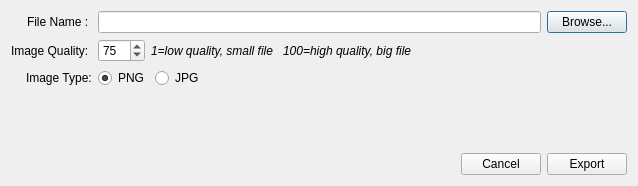
<?xml version="1.0" encoding="UTF-8"?>
<ui version="4.0">
 <class>ExportChartDialog</class>
 <widget class="QDialog" name="ExportChartDialog">
  <property name="geometry">
   <rect>
    <x>0</x>
    <y>0</y>
    <width>638</width>
    <height>186</height>
   </rect>
  </property>
  <property name="windowTitle">
   <string>Exporting Chart</string>
  </property>
  <layout class="QVBoxLayout" name="verticalLayout_2">
   <item>
    <layout class="QFormLayout" name="formLayout">
     <property name="labelAlignment">
      <set>Qt::AlignRight|Qt::AlignTrailing|Qt::AlignVCenter</set>
     </property>
     <item row="0" column="0">
      <widget class="QLabel" name="label">
       <property name="font">
        <font>
         <bold>false</bold>
        </font>
       </property>
       <property name="text">
        <string>File Name : </string>
       </property>
      </widget>
     </item>
     <item row="1" column="0">
      <widget class="QLabel" name="label_2">
       <property name="font">
        <font>
         <bold>false</bold>
        </font>
       </property>
       <property name="text">
        <string>Image Quality: </string>
       </property>
      </widget>
     </item>
     <item row="0" column="1">
      <layout class="QHBoxLayout" name="horizontalLayout_4">
       <item>
        <layout class="QHBoxLayout" name="horizontalLayout">
         <item>
          <widget class="QLineEdit" name="filenameLineEdit">
           <property name="readOnly">
            <bool>true</bool>
           </property>
          </widget>
         </item>
         <item>
          <widget class="QPushButton" name="browsePushButton">
           <property name="text">
            <string>Browse...</string>
           </property>
          </widget>
         </item>
        </layout>
       </item>
      </layout>
     </item>
     <item row="1" column="1">
      <layout class="QHBoxLayout" name="horizontalLayout_5">
       <item>
        <widget class="QSpinBox" name="qualitySpinBox">
         <property name="minimum">
          <number>1</number>
         </property>
         <property name="maximum">
          <number>100</number>
         </property>
         <property name="value">
          <number>75</number>
         </property>
        </widget>
       </item>
       <item>
        <widget class="QLabel" name="label_3">
         <property name="font">
          <font>
           <italic>true</italic>
          </font>
         </property>
         <property name="text">
          <string>1=low quality, small file   100=high quality, big file</string>
         </property>
        </widget>
       </item>
       <item>
        <spacer name="horizontalSpacer_2">
         <property name="orientation">
          <enum>Qt::Horizontal</enum>
         </property>
         <property name="sizeHint" stdset="0">
          <size>
           <width>40</width>
           <height>20</height>
          </size>
         </property>
        </spacer>
       </item>
      </layout>
     </item>
     <item row="2" column="0">
      <widget class="QLabel" name="label_4">
       <property name="font">
        <font>
         <bold>false</bold>
        </font>
       </property>
       <property name="text">
        <string>Image Type:</string>
       </property>
      </widget>
     </item>
     <item row="2" column="1">
      <layout class="QHBoxLayout" name="horizontalLayout_6">
       <item>
        <widget class="QRadioButton" name="pngRadioButton">
         <property name="text">
          <string>PNG</string>
         </property>
         <property name="checked">
          <bool>true</bool>
         </property>
         <attribute name="buttonGroup">
          <string notr="true">buttonGroup</string>
         </attribute>
        </widget>
       </item>
       <item>
        <widget class="QRadioButton" name="jpgRadioButton">
         <property name="text">
          <string>JPG</string>
         </property>
         <attribute name="buttonGroup">
          <string notr="true">buttonGroup</string>
         </attribute>
        </widget>
       </item>
       <item>
        <spacer name="horizontalSpacer_3">
         <property name="orientation">
          <enum>Qt::Horizontal</enum>
         </property>
         <property name="sizeHint" stdset="0">
          <size>
           <width>40</width>
           <height>20</height>
          </size>
         </property>
        </spacer>
       </item>
      </layout>
     </item>
    </layout>
   </item>
   <item>
    <layout class="QVBoxLayout" name="verticalLayout">
     <item>
      <layout class="QHBoxLayout" name="horizontalLayout_3"/>
     </item>
    </layout>
   </item>
   <item>
    <spacer name="verticalSpacer">
     <property name="orientation">
      <enum>Qt::Vertical</enum>
     </property>
     <property name="sizeType">
      <enum>QSizePolicy::Expanding</enum>
     </property>
     <property name="sizeHint" stdset="0">
      <size>
       <width>20</width>
       <height>20</height>
      </size>
     </property>
    </spacer>
   </item>
   <item>
    <layout class="QHBoxLayout" name="horizontalLayout_2">
     <item>
      <spacer name="horizontalSpacer">
       <property name="orientation">
        <enum>Qt::Horizontal</enum>
       </property>
       <property name="sizeHint" stdset="0">
        <size>
         <width>40</width>
         <height>20</height>
        </size>
       </property>
      </spacer>
     </item>
     <item>
      <widget class="QPushButton" name="cancelPushButton">
       <property name="text">
        <string>Cancel</string>
       </property>
      </widget>
     </item>
     <item>
      <widget class="QPushButton" name="exportPushButton">
       <property name="text">
        <string>Export</string>
       </property>
      </widget>
     </item>
    </layout>
   </item>
  </layout>
 </widget>
 <resources/>
 <connections/>
 <buttongroups>
  <buttongroup name="buttonGroup"/>
 </buttongroups>
</ui>
